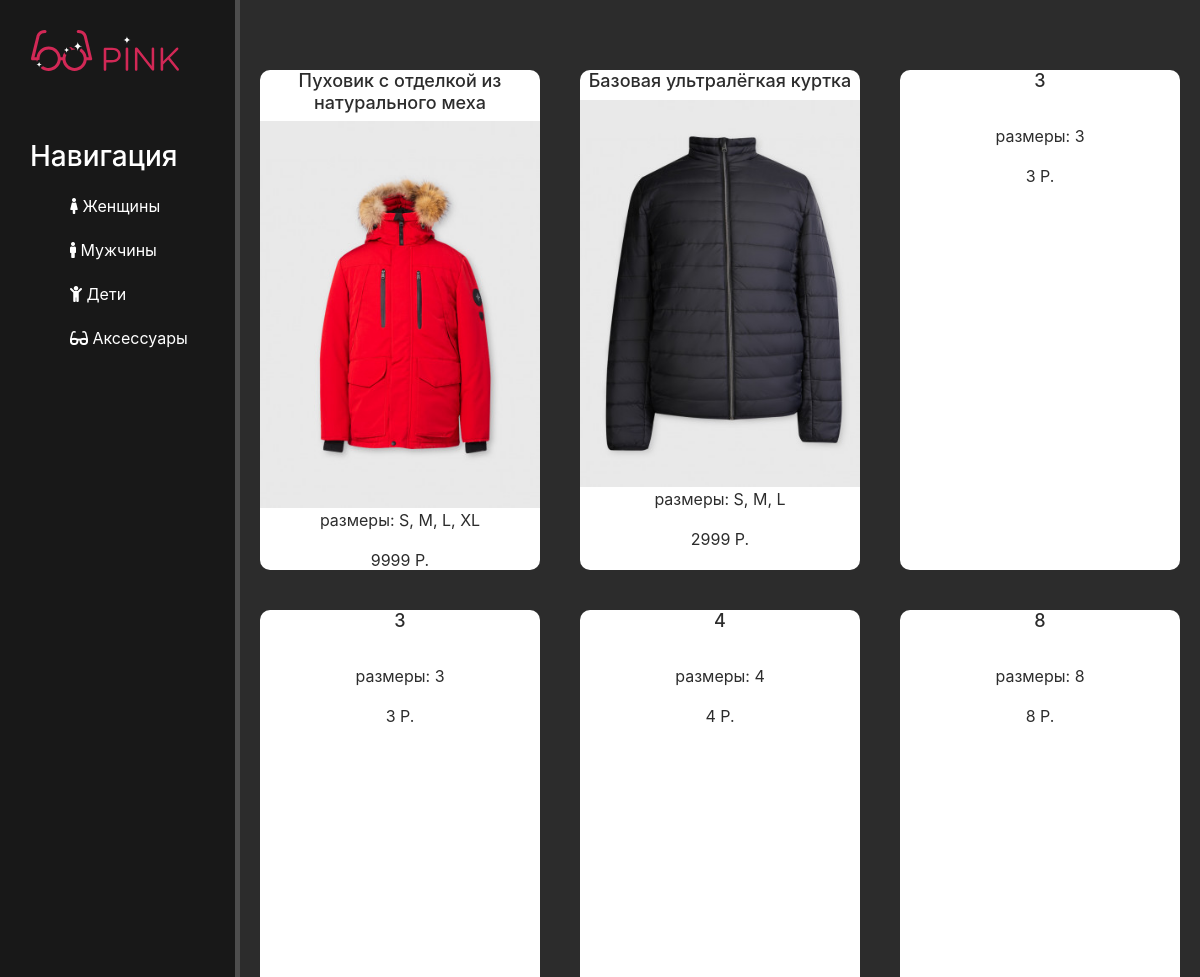
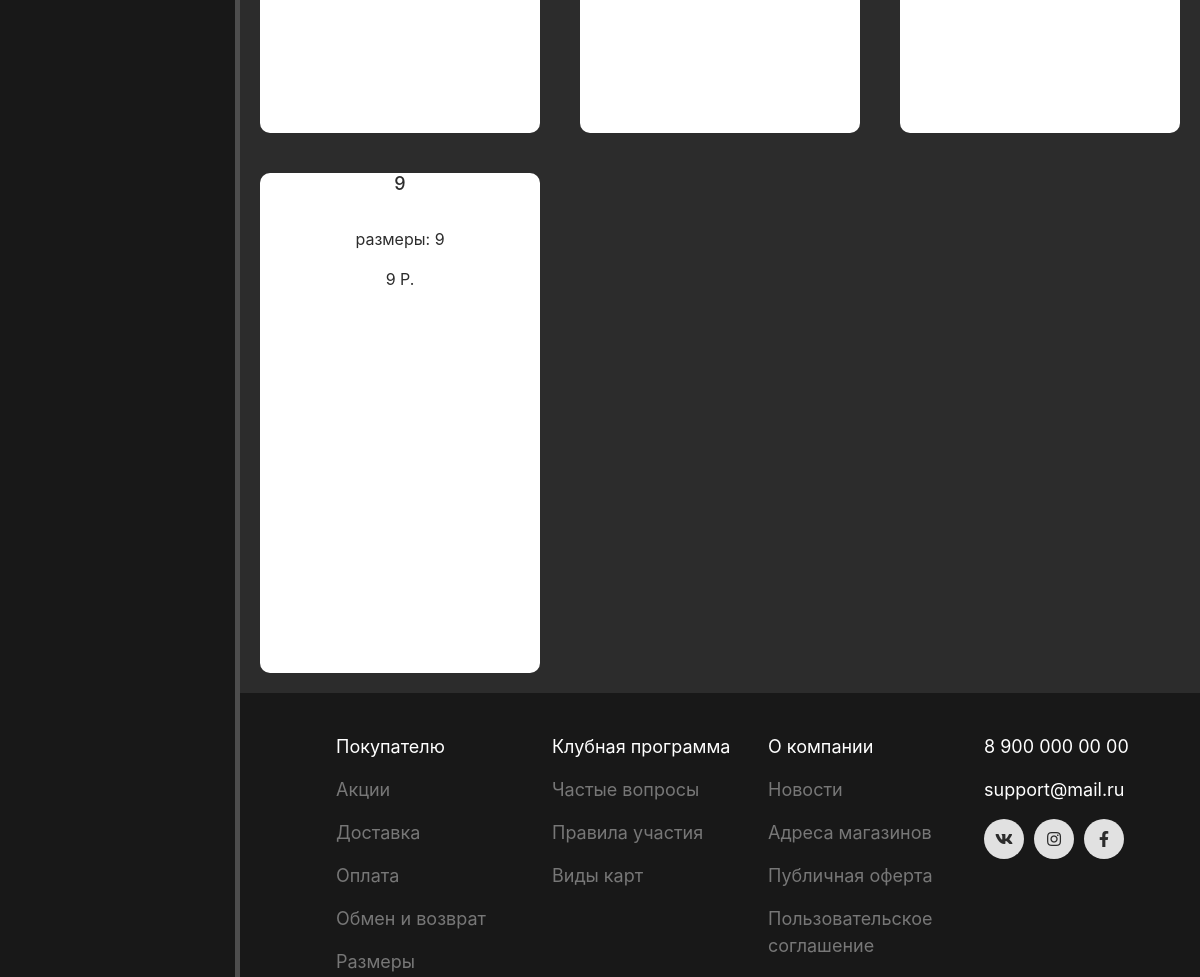
Page /male (upper part) on the earlier database version (2 pictures, top to bottom).
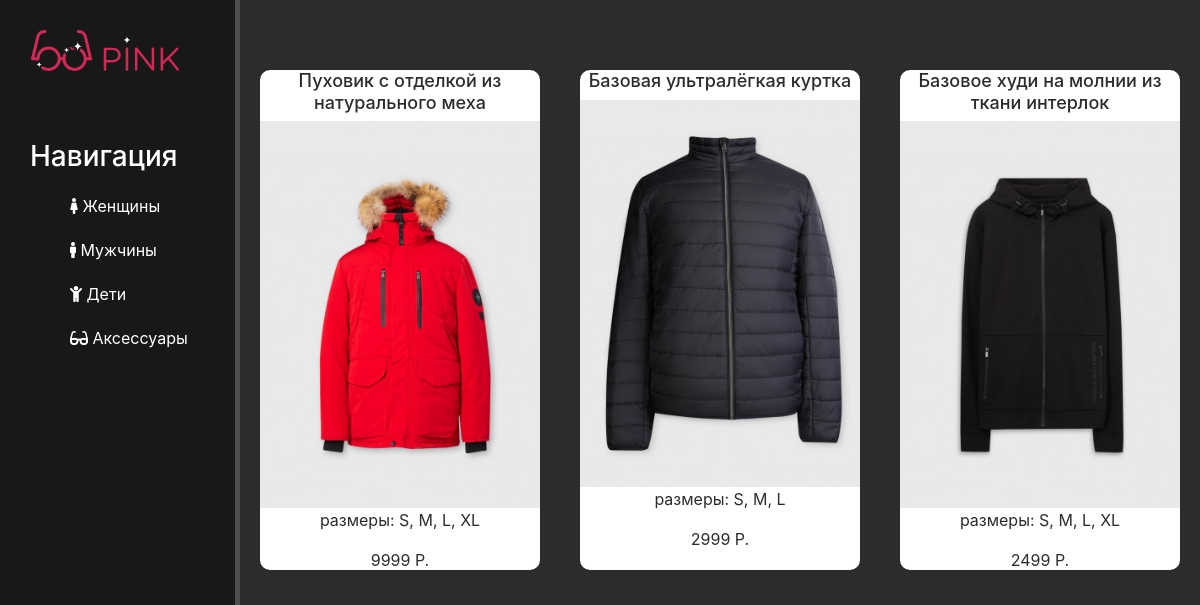
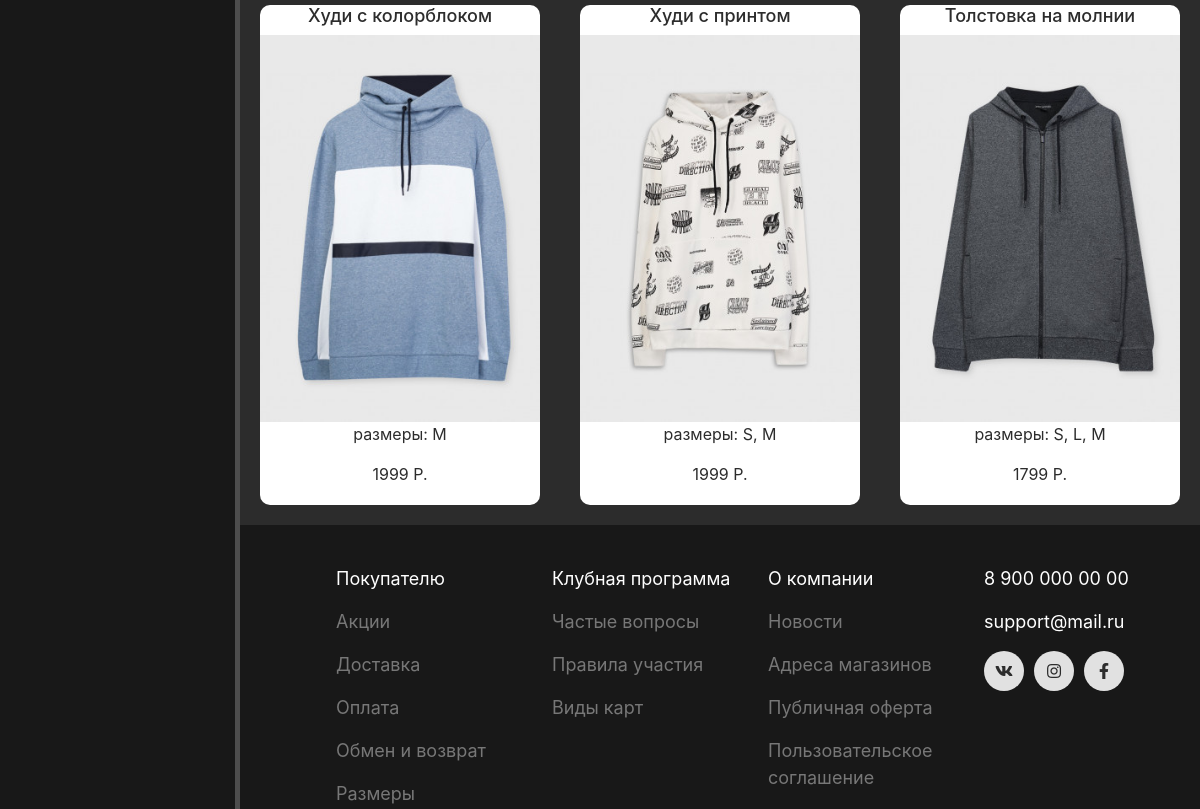
Same page on the later database version (2 pictures, top to bottom).
### main/models.py (models this page shows, shortened)
class male_clothes(models.Model):
    title = models.CharField('Название',max_length=50)
    description = models.TextField('Описание',max_length=1000)
    make = models.CharField('Изготовитель',max_length=50)
    priсe = models.CharField('Цена',max_length=50)
    composition = models.CharField('Состав',max_length=150)
    size = models.CharField('Размеры',max_length=50)
    color = models.CharField('Цвет',max_length=50)
    image = models.ImageField('Изображение')
    availability = models.CharField('Наличие',max_length=50,default='')
    delivery = models.CharField('Доставка',max_length=50,default='')
    class Meta:
        verbose_name = 'Мужская одежда'
        verbose_name_plural = 'Мужская одежда'

### main/views.py (the view)
# urls.py: path('male', views.male, name='male'),
def male(request):
    male = male_clothes.objects.all()
    return render(request, 'main/male.html', {'male': male})

### main/templates/main/male.html (shortened to what this page needs)
{% extends 'main/layout.html' %}
{% block content %}
<div class="features">
    {% for el in male %}
    <a href="{% url 'new-page' el.id %}">
        <div class="box">
            <h2>{{ el.title }}</h2>
            <img style="width: 100%;" src="{{ el.image }}" alt="">
            <p>размеры: {{ el.size }}</p>
            <p>{{ el.priсe }} Р.</p>
        </div>
    </a>
    {% endfor %}
</div>
{% endblock %}

Differences in the rows shown:
removed male_clothes: title "9", size "9", priсe "9"
changed male_clothes: title "3" → "Базовое худи на молнии из ткани интерлок"; image: picture added; size "3" → "S, M, L, XL"; priсe "3" → "2499"
changed male_clothes: title "3" → "Худи с колорблоком"; image: picture added; size "3" → "M"; priсe "3" → "1999"
changed male_clothes: title "4" → "Худи с принтом"; image: picture added; size "4" → "S, M"; priсe "4" → "1999"
changed male_clothes: title "8" → "Толстовка на молнии"; image: picture added; size "8" → "S, L, M"; priсe "8" → "1799"
